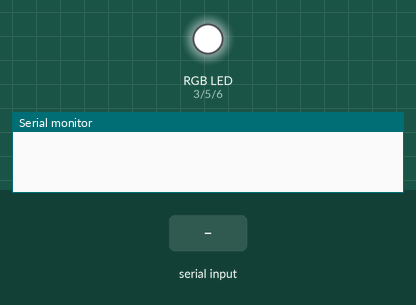
Recording of a sketch running on a simulated Arduino Uno, built with avr-gcc and run on an emulated ATmega328P. Parts: an RGB LED mixed from three pins (HIGH = lit), the last lines printed to the serial monitor. Inputs (shaded band) come from the test bench. Dim RGB values are drawn brighter than linear.

Above: at 1.2 s.
1.3 s: "<1>" received over Serial
At 1.8 s:
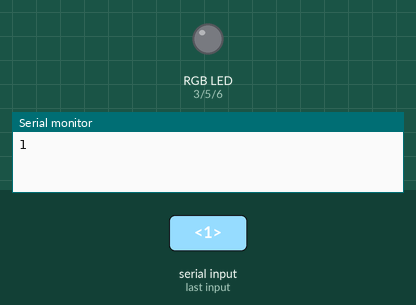
2.8 s: "<1,90>" received over Serial
At 4.0 s:
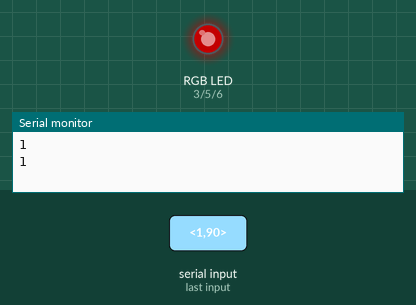
4.3 s: "<1,90,45>" received over Serial
At 5.5 s:
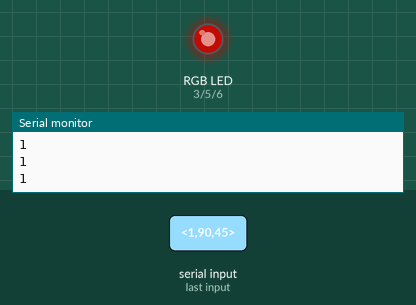
Timing chart, 0 to 7.3 s (numbered marks = the images above; inputs shaded):
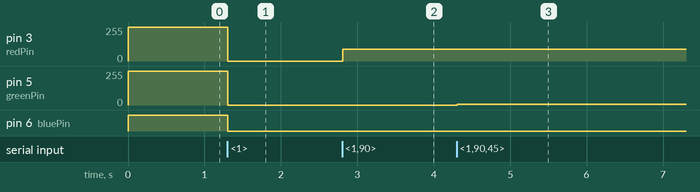

The sketch:

receiveserialfrompi.ino
```cpp
/* Example for receiving strings from Raspberry Pi on Arduino and processing them.
Arduino expects '<' to start string and '>' to end string.
This example was used for control of rgb led strips. Modeled after some code I found in some forums, I can't remember the source.
Process serial data from raspberry pi to Arduino */


// rgb pin values
int redPin = 3;
int greenPin = 5;
int bluePin = 6;

// default values depending on how your mosfets and light strips are setup 255 can be on or off
int red = 255;
int green = 255;
int blue = 255;


const byte numChars = 90;
char receivedChars[numChars];

boolean newData = false;

void setup() {
  Serial.begin(9600);
  //debugging statement
  //Serial.println("<Arduino is ready -->");
  pinMode(redPin, OUTPUT);
  pinMode(greenPin, OUTPUT);
  pinMode(bluePin,OUTPUT);

  analogWrite(redPin, red);
  analogWrite(greenPin, green);
  analogWrite(bluePin, blue);


}

void loop() {
  recvWithStartEndMarkers();
  processData();
  //environmentCheck();
}

void recvWithStartEndMarkers() {
  static boolean recvInProgress = false;
  static byte ndx = 0;
  char startMarker = '<';
  char endMarker = '>';
  char rc;

  // if (Serial.available() > 0) {
  while (Serial.available() > 0 && newData == false) { // <<== NEW - get all bytes from buffer
    rc = Serial.read();

    if (recvInProgress == true) {
      if (rc != endMarker) {
        receivedChars[ndx] = rc;
        ndx++;
        if (ndx >= numChars) {
          ndx = numChars - 1;
        }
      }
      else {
        receivedChars[ndx] = '\0'; // terminate the string
        recvInProgress = false;
        ndx = 0;
        newData = true;
      }
    }

    else if (rc == startMarker) {
      recvInProgress = true;
    }
  }
}

//expected string format <1.RRR.GGG.BBB>
void processData() {
  if (newData == true) {
    newData = false;
    String string = String(receivedChars);
    String modifier = string.substring(0, 1);
    //debugging
    //Serial.println(string);
    Serial.println(modifier);
    if(modifier == "1") {
      //process string to r g b values
      red = string.substring(2,5).toInt();
      green = string.substring(6,9).toInt();
      blue = string.substring(10,13).toInt();
      //debugging
      //Serial.print("red: ");
      //Serial.print(red);
      //Serial.print(" green: ");
      //Serial.print(green);
      //Serial.print(" blue: ");
      //Serial.println(blue);
      lightControl();
    }
  }
}

void lightControl() {
  analogWrite(redPin, red);
  analogWrite(greenPin, green);
  analogWrite(bluePin, blue);
}

void environmentCheck() {
  //here you can send data via serial to raspberry pi
  //Serial.print(data)
}
```

Measured:
- after the input at 1.3 s, pin 3 (redPin), pin 5 (greenPin): 255/255 → 0/255 at once; pin 6 (bluePin): HIGH → LOW at once
- after the input at 2.8 s, pin 3 (redPin): 0/255 → 90/255 at once
- after the input at 4.3 s, pin 5 (greenPin): 0/255 → 5/255 at once
